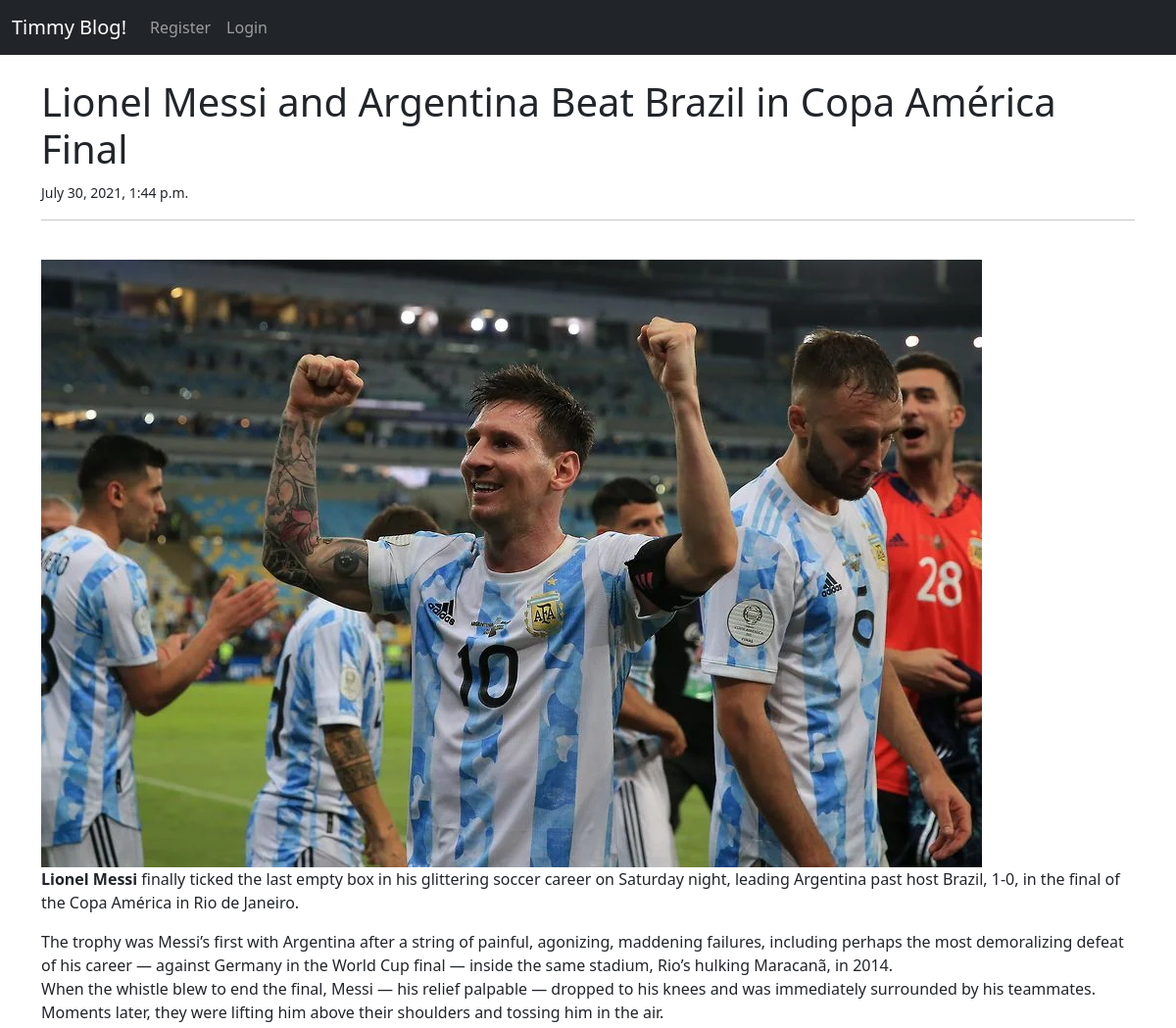
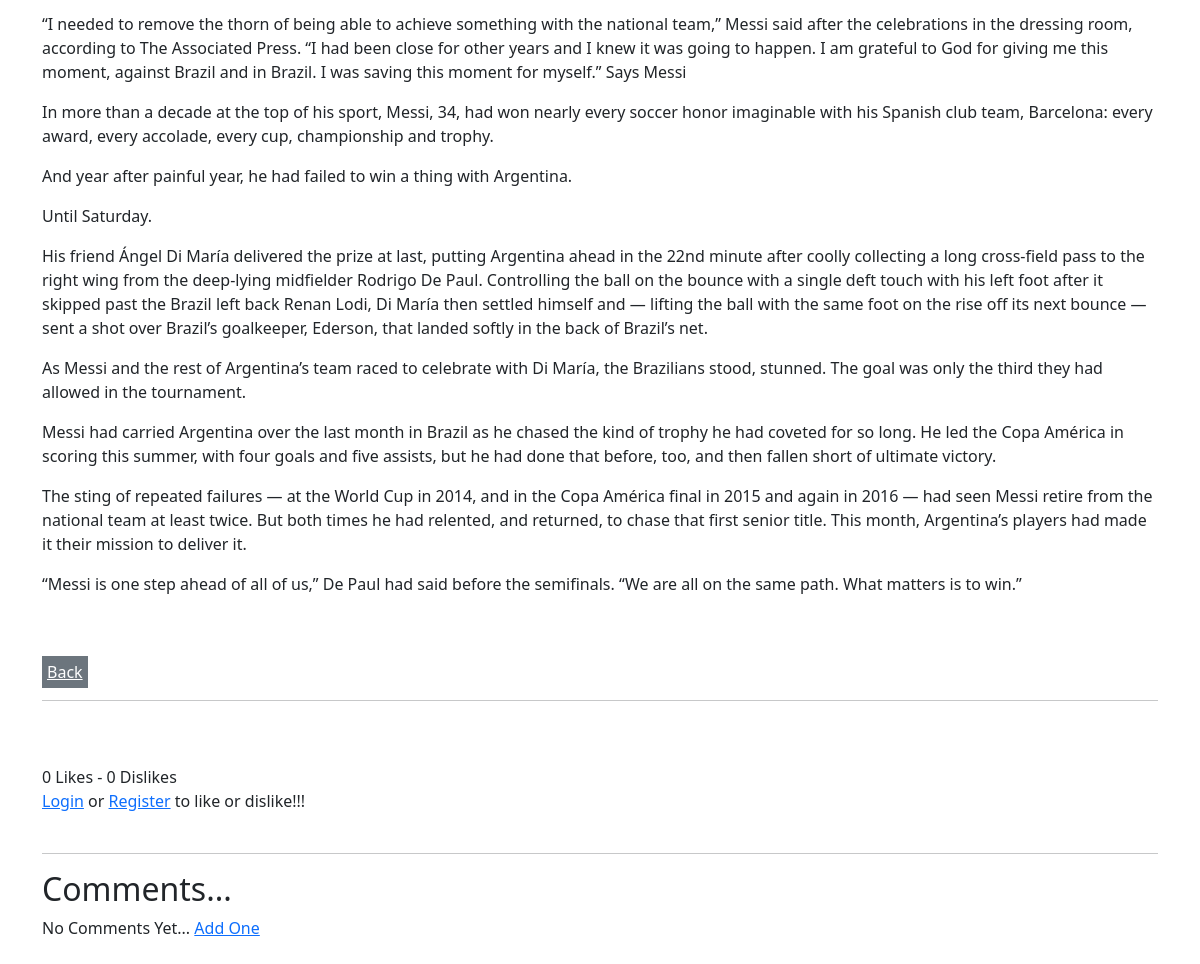
The app's page /detailsPost/2 with its own data (2 pictures, top to bottom).
### timmyBlog/models.py (models this page shows, shortened)
class Post(models.Model):
    title = models.CharField(max_length=255)
    header_image = models.ImageField(null=True, blank=True, upload_to="images/")
    title_tag = models.CharField(max_length=255)
    body = RichTextField(blank=True, null=True)
    snippet = models.CharField(max_length=255)
    post_date = models.DateTimeField(auto_now_add=True)
    likes = models.ManyToManyField(User, related_name="blog_post", blank=True)
    dislikes = models.ManyToManyField(User, related_name="blog", blank=True)
    def number_of_likes(self):
        return self.likes.count()
    def number_of_dislikes(self):
        return self.dislikes.count()

### timmyBlog/views.py (the view)
# urls.py: path('detailsPost/<int:pk>', DetailPost.as_view(), name="detail-post"),
class DetailPost(DetailView):
    model = Post
    template_name = 'detail-post.html'
    def get_context_data(self, **kwargs):
        context = super(DetailPost, self).get_context_data()
        stuff = get_object_or_404(Post, id=self.kwargs['pk'])
        dislike_stuff = get_object_or_404(Post, id=self.kwargs['pk'])
        liked = False
        show_like = True
        show_dislike = True
        total_likes = stuff.number_of_likes()
        total_dislikes = dislike_stuff.number_of_dislikes()
        if stuff.likes.filter(id=self.request.user.id).exists() and not stuff.dislikes.filter(id=self.request.user.id).exists():
            show_like = False
            show_dislike = True
        elif not stuff.likes.filter(id=self.request.user.id).exists() and stuff.dislikes.filter(id=self.request.user.id).exists():
            show_like = True
            show_dislike = False
        elif not stuff.likes.filter(id=self.request.user.id).exists() and not stuff.dislikes.filter(id=self.request.user.id).exists():
            show_like = True
            show_dislike = True
        else:
            None
        context["total_dislikes"] = total_dislikes
        context["show_dislike"] = show_dislike
        context["total_likes"] = total_likes
        context["show_like"] = show_like
        return context

### timmyBlog/templates/detail-post.html (shortened to what this page needs)
{% extends 'base.html' %}
{% block content %}
<h1>{{ post.title }}</h1>
<small> {{ post.post_date }}
</small>
    <br>
<hr>
<br>
{% if post.header_image %}
    <img src="{{ post.header_image.url }}">
{% endif %}
<br>
{{ post.body | safe }}
<br/><br/>
<a href="{% url 'home' %}" class="class=btn btn-secondary" style="padding: 5px;">Back</a>
<br>
<hr>
<br>
<br>
{% if user.is_authenticated %}
{% else %}
    {{ total_likes }} Likes - {{ total_dislikes }} Dislikes
    <br>
    <a href="{% url 'login' %}">Login</a> or <a href="{% url 'register' %}">Register</a> to like or dislike!!!
    <br>
    <br>
{% endif %}
<hr>
<h2>Comments...</h2>
{% if not post.comments.all %}
    No Comments Yet... <a href="{% url 'add-comment' post.pk %}">Add One</a>
    <br></br>
{% endif %}
{% endblock %}

### records on screen
Post: title "Lionel Messi and Argentina Beat Brazil in Copa América Final", post_date "July 30, 2021, 1:44 p.m.", header_image (picture), body "Lionel Messi finally ticked the last empty box in his glittering soccer career on Saturday night, leading Argentina past host Brazil, 1-0, in the final of the Copa América in Rio de Janeiro. The trophy was Messi’s first with Argentina after a string of painful, agonizing, maddening failures, including perhaps the most demoralizing defeat of his career — against Germany in the World Cup final — inside the same stadium, Rio’s hulking Maracanã, in 2014. When the whistle blew to end the final, Messi — his relief palpable — dropped to his knees and was immediately surrounded by his teammates. Moments later, they were lifting him above their shoulders and tossing him in the air. “I needed to…"

### other values on screen
{{ total_likes }} "0"
{{ total_dislikes }} "0"
